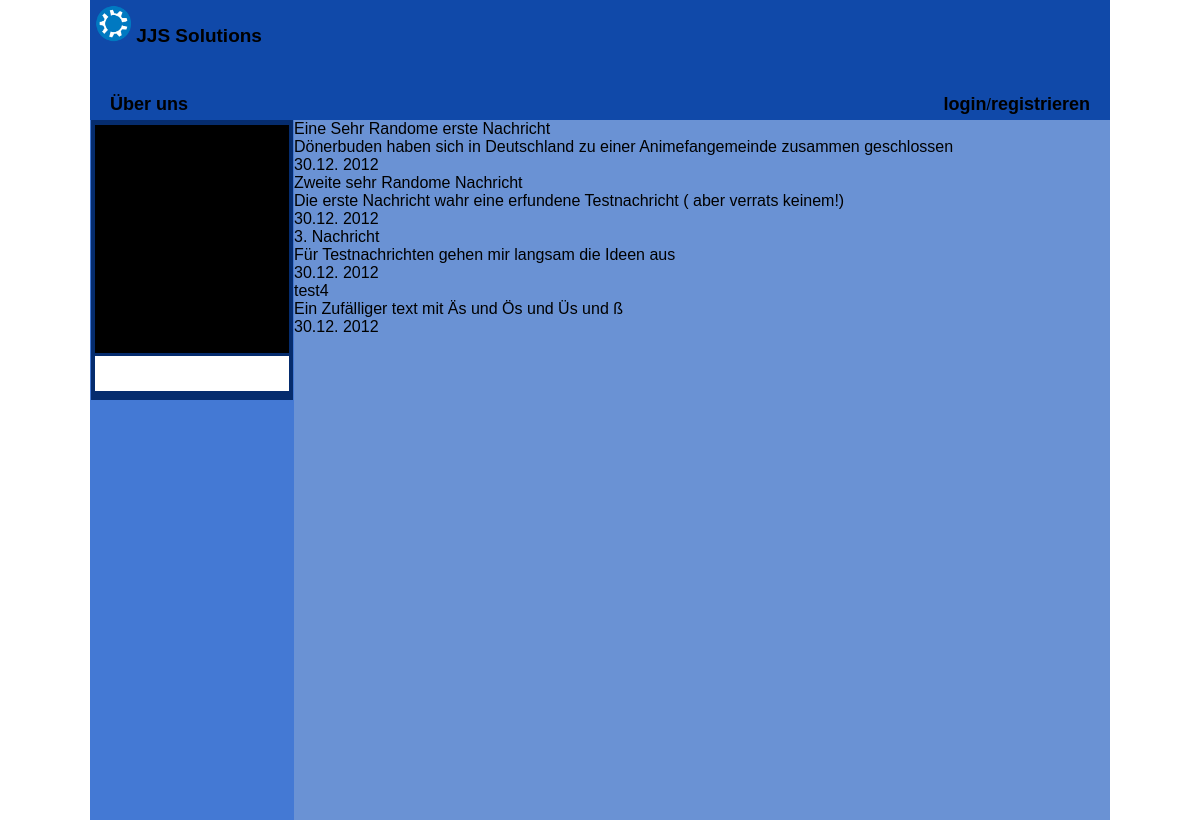
The page /home.php on the database as committed earlier.
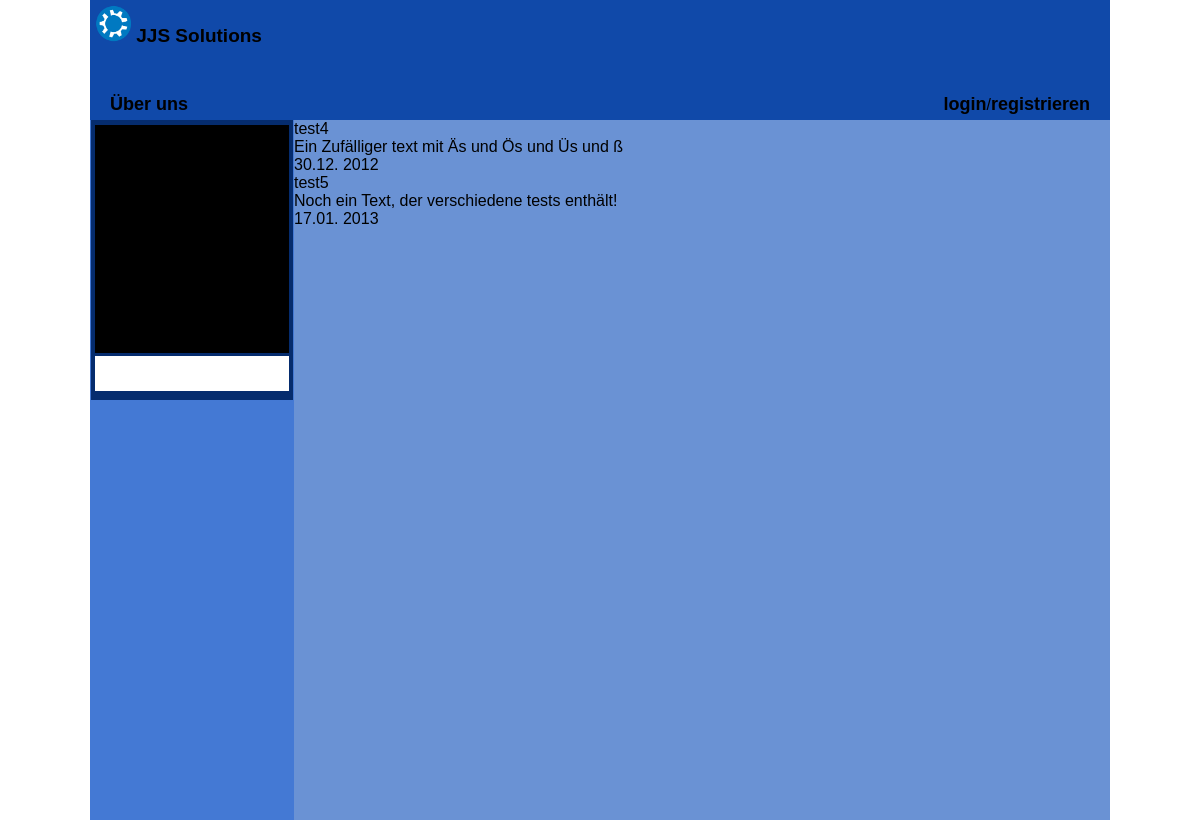
The same page on the database as committed later.
### tables this page shows
CREATE TABLE `News` (
  `Id` int(11) NOT NULL AUTO_INCREMENT,
  `Title` varchar(64) NOT NULL,
  `Text` text NOT NULL,
  `CreationDate` date NOT NULL,
  PRIMARY KEY (`Id`)
);

### home.php (called while the page is built, shortened)
<?php
$page = get_default_page();
$page->setContent(new NewsContent());
$page->write();
?>

### includes/user.php (called while the page is built, shortened)
<?php
class User
{
    private $user_id = 0;
    public function is_logged_in()
    {
        if($this->user_id == 0)
        {
            return false;
        }
        return true;
    }
}
?>

### includes/news.php (called while the page is built, shortened)
<?php
class NewsEntry
{
public function __construct($id,$title,$text,$date)
{
    $this->title=$title;
    $this->text=$text;
    $this->date=$date;
}
}
class News
{
private $news = null;
public function load_entries($howmany = 5,$offset = 0)
{
    $mysqli = connect_with_messagesreader();
    $query = "select Id,Title,Text,DATE_FORMAT(CreationDate,'%d.%m. %Y') as FormattedDate from News order by CreationDate limit $offset, $howmany";
    $result = $mysqli->query($query);
    $this->news = array();
    while($tmp = $result->fetch_array())
    {
        $this->news[] = new NewsEntry($tmp['Id'],$tmp['Title'],$tmp['Text'],$tmp['FormattedDate']);
    }
    return true;
}
public function getNews()
{
    return $this->news;
}
}
?>

### framework/php/widgets/newscontent.php (the view, shortened to what this page needs)
<?php
require_once $_SERVER['DOCUMENT_ROOT'].'/framework/php/csslocation.php';
class NewsContent extends Content
{
    public function writeContent()
    {
        require_once($_SERVER['DOCUMENT_ROOT'].'/includes/news.php');
        require_once($_SERVER['DOCUMENT_ROOT'].'/includes/user.php');
        $news = new News;
        $news->load_entries();
        foreach($news->getNews() as $newsentry)
        {
?>
<div class="newsentry">
    <div class="newstitle"><?php echo $newsentry->title; ?></div>
    <div class="newscontent">
        <?php echo $newsentry->text; ?>
    </div>
    <div class="newsdate"><?php echo $newsentry->date; ?></div>
</div>
<?php
        }
    }
}
?>

### framework/php/page.php (shortened to what this page needs)
<?php
class Page
{
    private $headerattributes = array();
    private $topwidget;
    private $leftwidget;
    private $content;
    public function __construct($content = null)
    {
        if($content == null)
        {
            $this->content = new EmptyContent();
        }
        else
        {
            $this->content = $content;
        }
    }
    public function addToHeader(HeaderAttribute $attrib)
    {
        $this->headerattributes[] = $attrib;
    }
    public function setTopWidget(TopWidget $widget)
    {
        $this->topwidget = $widget;
    }
    public function setLeftWidget(SideWidget $widget)
    {
        $this->leftwidget = $widget;
    }
    public function setContent(Content $content)
    {
        $this->content = $content;
    }
    public function write()
    {
        $allhattribs =$this->headerattributes;
        if(isset($this->topwidget))
            $allhattribs = array_merge($allhattribs,$this->topwidget->getHeaderAttributes());
        if(isset($this->leftwidget))
        {
            $allhattribs = array_merge($allhattribs,$this->leftwidget->getHeaderAttributes());
        }
?>
<!DOCTYPE html>
<html>
<head>
<?php
        foreach($allhattribs as $attribute)
        {
            echo $attribute->getHtmlTag();
        }
?>
</head>
<body>
<div id="page">
<?php
        if(isset($this->topwidget))
        {
        echo '<div id="topwidget">';
        $this->topwidget->writeContent();
        echo '</div>';
        }
        echo '<div id="main">';
        if(isset($this->leftwidget))
        {
            echo '<div id="leftwidget">';
            $this->leftwidget->writeContent();
            echo '</div>';
        }
        echo '<div id="content">';
        $this->content->writeContent();
        echo '</div>';
        echo '</div>';
?>
</div>
</body>
</html>
<?php
    }
}
?>

### framework/php/csslocation.php (shortened to what this page needs)
<?php
class CSSLocation extends HeaderAttribute
{
private $location;
    public function __construct($name = '')
    {
        $this->location = '/framework/css/'.$name;
    }
    public function getHtmlTag()
    {
        return '<link rel="stylesheet" type="text/css" href="'.$this->location.'" />';
    }
}
?>

### framework/php/widgets/defaulttopwidget.php (shortened to what this page needs)
<?php
require_once $_SERVER['DOCUMENT_ROOT'].'/framework/php/csslocation.php';
require_once $_SERVER['DOCUMENT_ROOT'].'/includes/user.php';
class DefaultTopWidget extends TopWidget
{
    public function getHeaderAttributes()
    {
        return array(
            new CSSLocation('defaulttopwidget.css')
        );
    }
    public function writeContent()
    {
        $user = new User();
    ?>
<div id="logo">
        <img src="/pictures/logo-kubuntu.png" width="36" /> JJS Solutions
</div>
<div id="user">
        <?php
        if($user->is_logged_in())
        {
            echo $user->get_name();
        }
        else {
        ?>
        <a href="/login.php" >login</a>/<a href="/register.php" >registrieren</a>
        <?php } ?>
</div>
<div id="team">
        <a href="/register.php" >&Uuml;ber uns</a>
</div>
<?php
    }
}
?>

### framework/php/widgets/chatwidget.php (shortened to what this page needs)
<?php
require_once $_SERVER['DOCUMENT_ROOT'].'/framework/php/csslocation.php';
class ChatWidget extends SideWidget
{
    public function getHeaderAttributes()
    {
        $jquery = new JSLocation();
        $jquery->setLocation('/javascript/jquery-1.7.2.js');
        return array($jquery,
            new CSSLocation('chatwidget.css'),
            new JSLocation('chatwidget.js')
        );
    }
    public function writeContent()
    {?>
<div id="chatwidget">
    <div id="chatlog">
    </div>
    <textarea name="chatinput" id="chatinput" rows="2" ></textarea>
</div>
<?php
    }
}
?>

### framework/css/page.css (style rules this page uses)
#topwidget { width: 100%; height: 120px; background-color: #1049A9; margin: 0; overflow: hidden; position: relative; }
#leftwidget { width: 20%; height: 100%; float: left; background-color: #4479D4; }
#page { width: 85%; margin-left: auto; margin-right: auto; background-color: ; }
#main { width: 100%; position: relative; background-color: #052C6E; height: 700px; overflow: visible; }
body { margin: 0; padding: 0; font-family: arial, helvetica, sans-serif; //font: italic small-caps bold 1em/1.5em verdana, sans-serif; }

### framework/css/defaulttopwidget.css (style rules this page uses)
#logo { position:absolute; top: 5px; left: 5px; font-weight: bold; font-size: 19px; }
#team { position:absolute; bottom: 5px; left: 20px }
#team a { text-decoration: none; font-family: sans-serif; font-weight: bold; color: black; font-size: 18px; }
#user { position:absolute; bottom: 5px; right: 20px; }
#user a { text-decoration: none; font-family: sans-serif; color: black; font-weight: bold; font-size: 18px; }

### framework/css/chatwidget.css (style rules this page uses)
#chatwidget { width: 100%; padding: 0 4px; overflow: hidden; width: 95%; margin-left: auto; margin-right: auto; background-color: #052C6E; }
#chatlog { background: black; color: gray; width: 100%-8px; overflow-y: scroll; overflow-x: hidden; height: 220px; padding: 4px; border:0; margin-top: 5px; }
#chatinput { width: 100%; height: 35px; border:0; resize: none; margin-top: 3px; margin-bottom: 5px; padding:0; }

Rows that differ between the two databases and show on the page:
removed news: Title "Eine Sehr Randome erste Nachricht", Text "Dönerbuden haben sich in Deutschland zu einer Animefangemeinde zusammen geschlossen", date "30.12. 2012"
removed news: Title "Zweite sehr Randome Nachricht", Text "Die erste Nachricht wahr eine erfundene Testnachricht ( aber verrats keinem!)", date "30.12. 2012"
removed news: Title "3. Nachricht", Text "Für Testnachrichten gehen mir langsam die Ideen aus", date "30.12. 2012"
added news: Title "test5", Text "Noch ein Text, der verschiedene tests enthält!", date "17.01. 2013"
